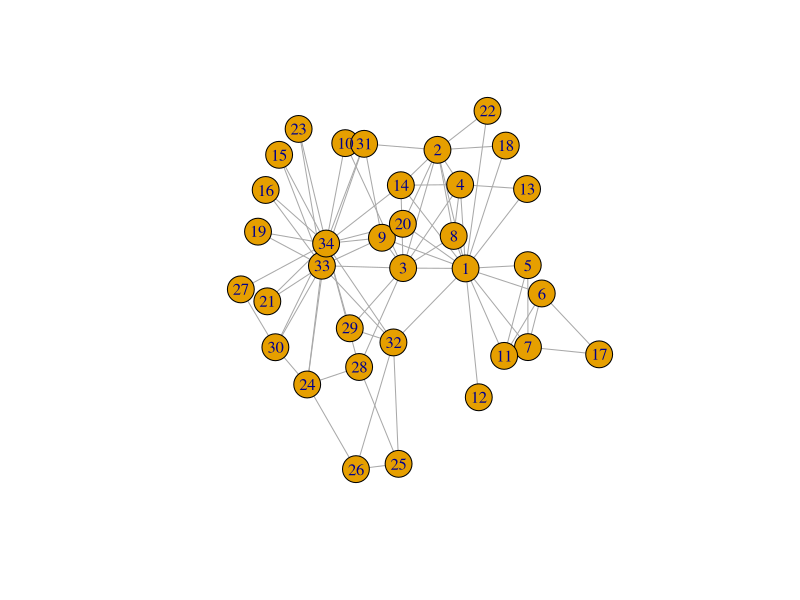
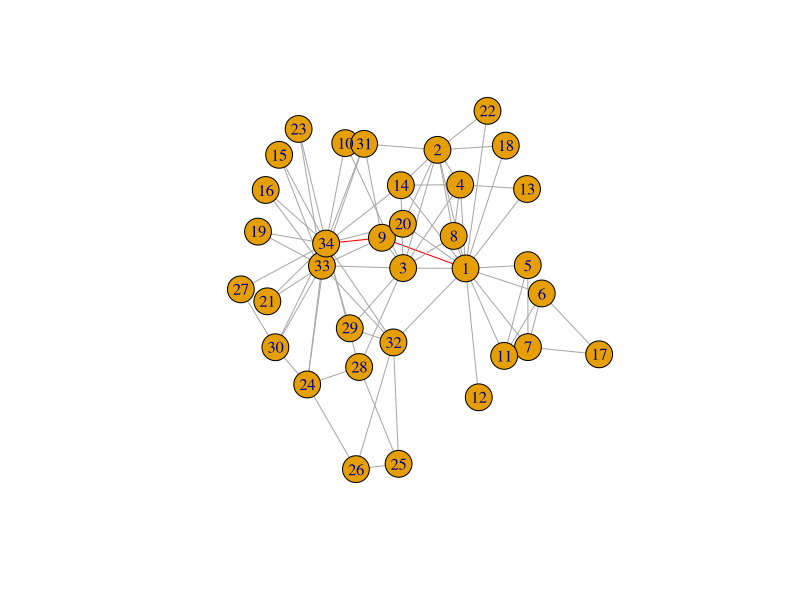

Here is the R script that generated these plots, in order: (Note: this script raises an error after producing the figures.)
## ---- chunk 1
knitr::opts_chunk$set(
  collapse = TRUE,
  comment = "#>"
)
## ---- chunk 2
library(igraph)
## ---- chunk 3
karate <- make_graph("Zachary")
## ---- chunk 4
xy <- matrix(
  c(
    1.093966887087722, 0.6529823735960844, 0.113857179935990385,
    1.0085601998539617252, 2.070175212713373, 2.2894669847085685,
    2.073251021482423, 0.9074652164386368, -0.218839345089003129,
    -0.7942155888555399, 1.6992683670536126, 1.3013148352817825,
    2.0587212117790386, 0.07840464375031649, -1.83225113852727928,
    -2.043107183215482, 3.1903504510195644, 1.7252916727157002,
    -2.1635297757006606, 0.1099363214367048, -2.0173609083270283,
    1.438173180664004, -1.526167873866698, -1.391704520819019, 0.0427082625044537,
    -0.6266672832455868, -2.4328956848424186, -0.5765938127636058,
    -0.7235522657428076, -1.890884, -0.49828843603408735,
    -0.0382689951910894, -1.16044073125891867, -1.0946750031954726,
    -0.03704005890734676, 1.0959410277670554, -0.03380487817978164,
    0.7639081234015446, -0.0056942042878972, -0.2762080169182307,
    -0.7888685525880392, 0.2731545198004819, 0.25591411019330024,
    1.1600380074120809, -0.8725800247858699, -1.2680925791346904,
    0.7216614853390146, 0.7578488361025302, 1.0484169427497647,
    0.7123644274753804, -0.857921398588591, 1.1365954184204712,
    0.31429269895315737, 0.38929448248564685, -0.3514298049811463,
    1.4685069662610182, 1.2955819756075229, -1.1458655130616306,
    -1.904014863664545, -1.9548058940536703, -0.2371036,
    -0.978877855547320874, -0.6088580898473848, -0.790031387175628,
    1.1533732492508566, -0.7439629784967702, -0.011113968389847993,
    0.2006269
  ),
  nrow = 34L,
  ncol = 2L
)
plot(karate, layout = xy)
## ---- chunk 5
karate
## ---- chunk 6
c(
    edge_density(make_empty_graph(10)),
    edge_density(karate),
    edge_density(make_full_graph(10))
)
## ---- chunk 7
shortest_paths(karate,from = 1,to = 34,output = "vpath")
## ---- chunk 8
E(karate)$color <- "grey66"
E(karate)$color[as.integer(shortest_paths(karate,from = 1,to = 34,output = "epath")$epath[[1]])] <- "red"
plot(karate, layout = xy)
karate <- remove_edge_attr(karate, "color")
## ---- chunk 9
distances(karate)[1:10, 1:10]
## ---- chunk 10
diameter(karate)
## ---- chunk 11
#| label: transitivity
transitivity(karate, type = "global")
transitivity(karate, type = "local", isolates = "zero")
## ---- chunk 12
g <- sample_gnp(100, 0.05, directed = TRUE)
reciprocity(g)
## ---- chunk 13
dyad_census(g)
## ---- chunk 14
triad_census(g)
## ---- chunk 15
gnp <- sample_gnp(1000, 0.01)
degree_dist <- degree_distribution(gnp)
plot(
  degree_dist,
  xlab = "Degree",
  ylab = "Probability",
  type = "s",
  main = "Degree Distribution of a GNP Graph"
)
## ---- chunk 16
pa <- sample_pa(1000, power = 1, m = 2)
degree_dist <- degree_distribution(pa)
plot(
  degree_dist,
  xlab = "Degree",
  ylab = "Probability",
  type = "s",
  main = "Degree Distribution of a PA Graph",
)
